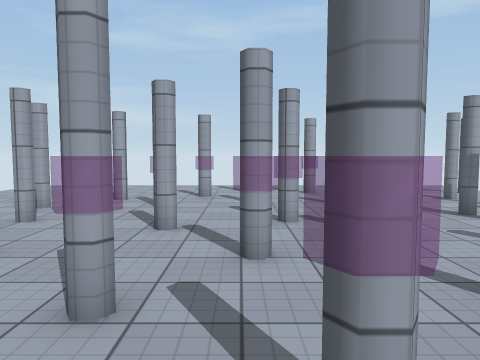
view 1 (above)

22 first-person views from a walk through a 3-D level made in the Unity game engine. The camera is 1.5 m above the floor, tilts 4° down and sees 70° across. The floor is counted in squares, 1 m on a side. Each view is taken from the middle of a square. On the plan, view 1 faces up. The plan holds only what a view shows up to about 16 squares ahead; the rest is blank. The place goes on beyond the plan. The player character is not drawn. Surface patterns are stand-ins for the level's own textures.

view 2
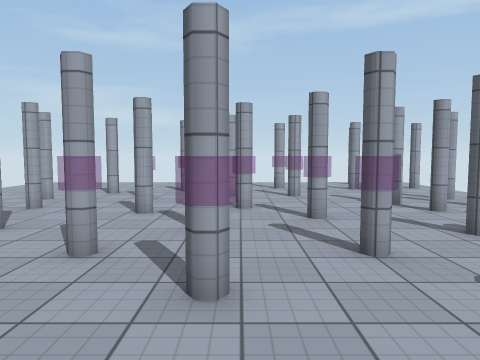

view 3
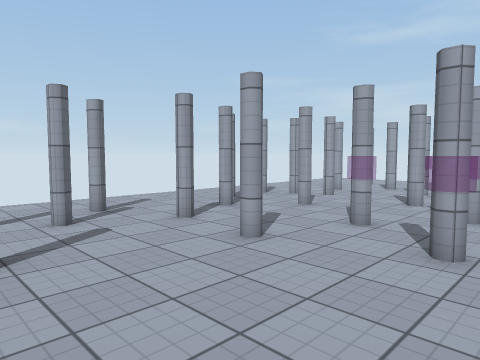

view 4
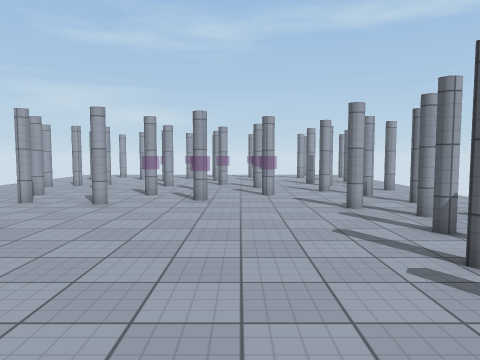

view 5
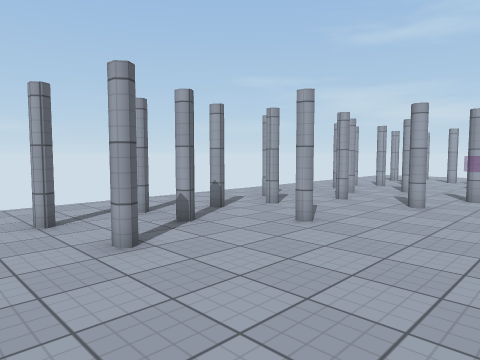

view 6
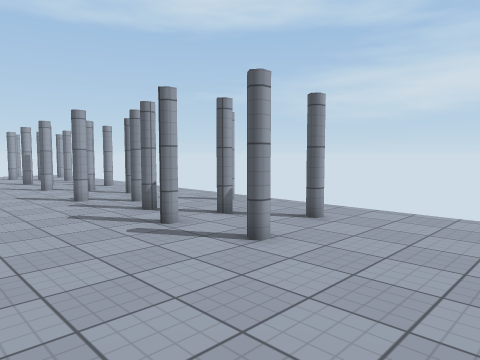

view 7
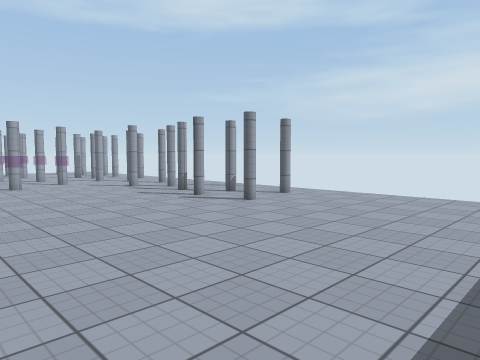

view 8
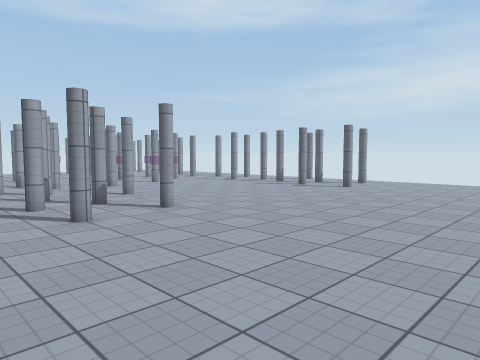

view 9
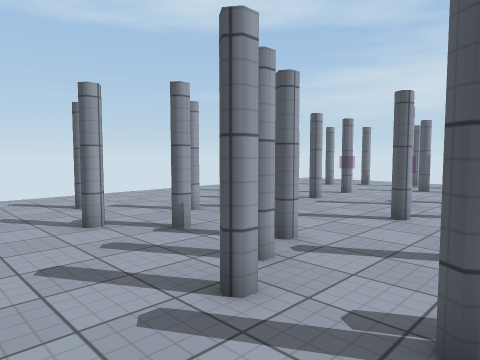

view 10
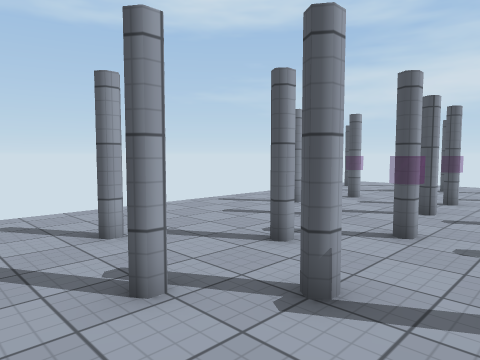

view 11
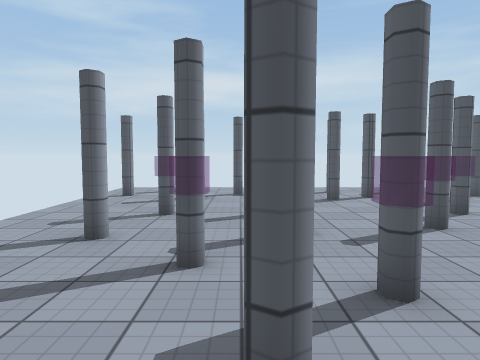

view 12
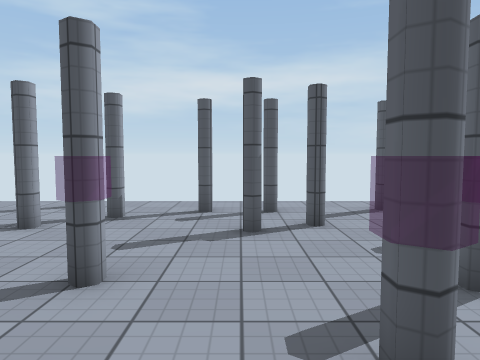

view 13
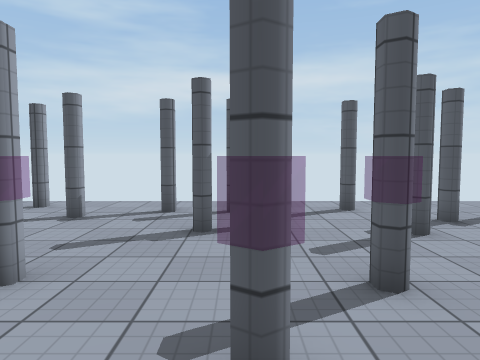

view 14
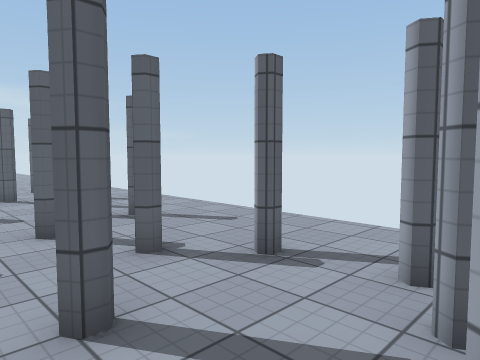

view 15
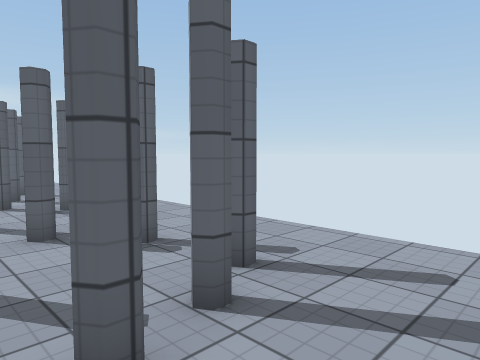

view 16
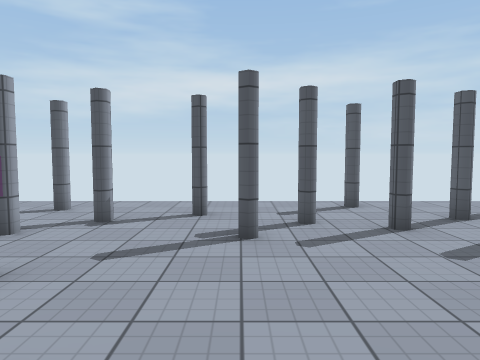

view 17
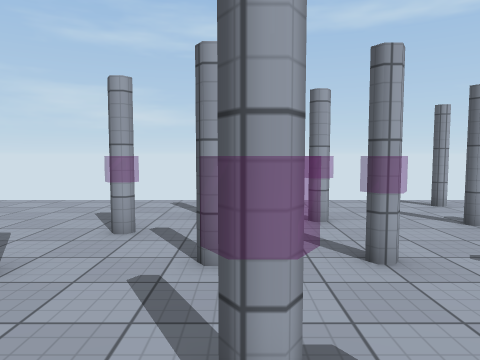

view 18
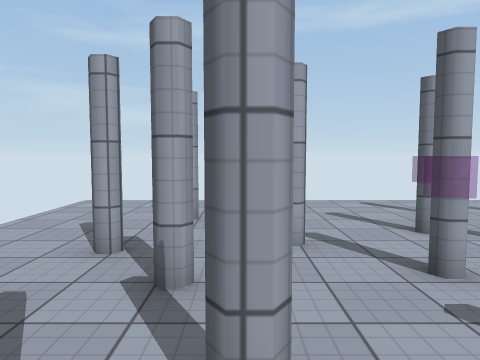

view 19
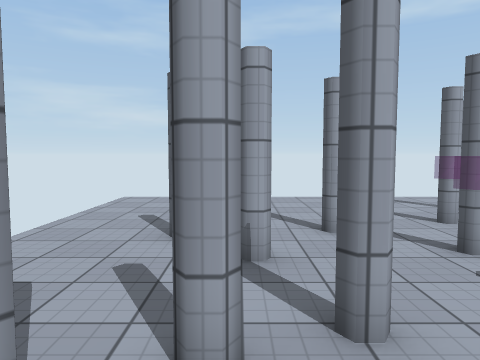

view 20
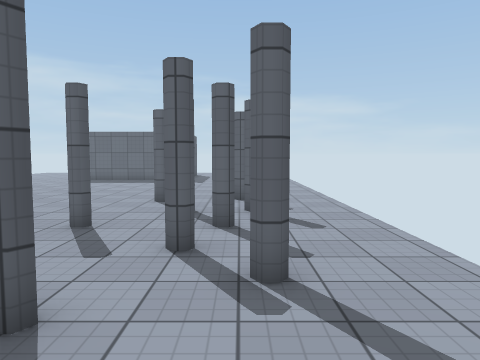

view 21
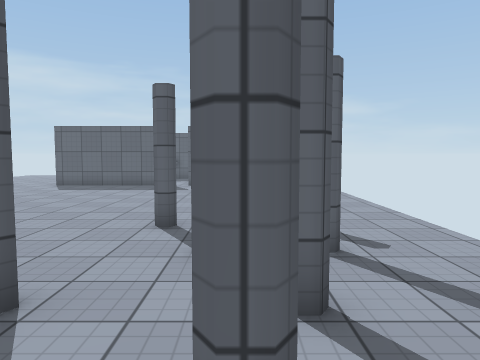

view 22
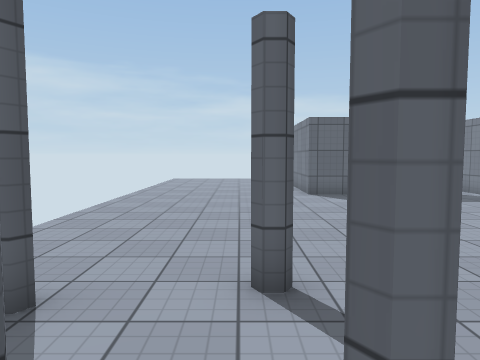

### Floor plan
Key: @ floor where view 1 was taken; # wall or solid block; . floor; = window, fence, low wall or low ledge.
Columns run from 10 left of view 1 to 10 right of it. Each row starts with its distance up from view 1.
 17 .....................
 16 .................#...
 15 ..........#..........
 14 ....#........=.....#.
 13 ........==......#....
 12 ......#..........#...
 11 ...#.......#.=.......
 10 ....#..==.........#..
  9 ................#....
  8 .....#.....=......#..
  7 ....#...........#....
  6 .............=.......
  5 ...#..#...=.....#..#.
  4 .....................
  3 ....#...==...=...#...
  2 ..........==.........
  1 .....#............#..
  0 ...#......@....#.....
 -1 ....#............#...
 -2 .....................
 -3 ...#..#.........#..#.
 -4 .....................
 -5 ...............#.#...
 -6 .....................
 -7 ......#...........#..
 -8 ...#............#....
 -9 .....................
-10 .....................
-11 .....................
-12 .....................
-13 .....................
-14  ....................
-15   ...................
-16 .      ........ .....

Where each view was taken, in squares from view 1:
view 1: 0 up, 0 right, facing up
view 2: 2 down, 1 right, facing up
view 3: 4 down, 2 right, facing up-left
view 4: 10 down, 2 right, facing up
view 5: 10 down, 1 right, facing up-left
view 6: 12 down, 1 right, facing up-right
view 7: 16 down, 3 left, facing up-right
view 8: 16 down, 10 left, facing up-right
view 9: 4 up, 10 left, facing up-right
view 10: 8 up, 9 left, facing up-right
view 11: 12 up, 6 left, facing right
view 12: 9 up, 1 left, facing right
view 13: 8 up, 1 left, facing right
view 14: 8 up, 3 left, facing down-left
view 15: 10 up, 4 left, facing down-left
view 16: 0 up, 1 left, facing right
view 17: 6 up, 1 right, facing up
view 18: 6 up, 5 left, facing up
view 19: 5 up, 6 left, facing up
view 20: 4 up, 7 left, facing down
view 21: 0 up, 6 left, facing down
view 22: 4 down, 6 right, facing down
